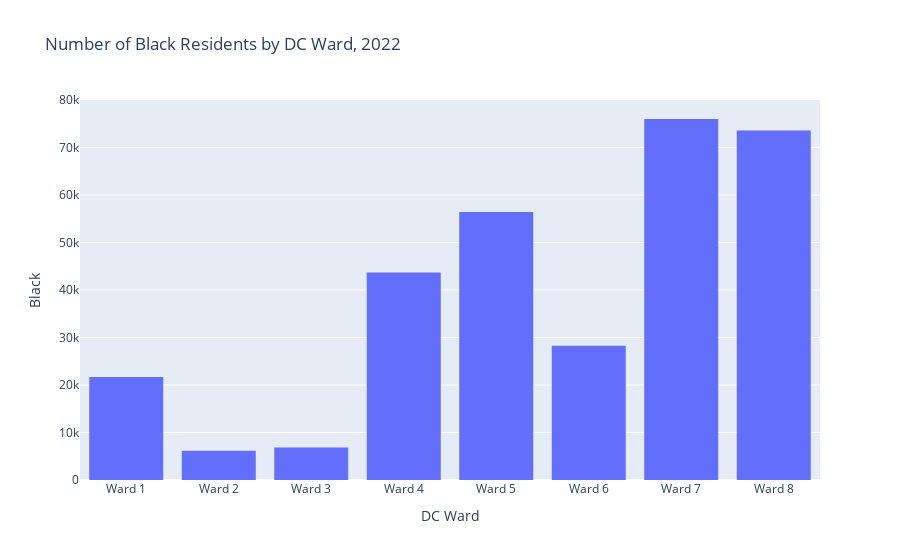

The notebook cell saved with this chart:
### Code cell
fig = px.bar(demog_trimmed_ward,
             x='WARD',
             y='Black',
             title='Number of Black Residents by DC Ward, 2022',
             labels={
                 'WARD':'DC Ward'
             }
            )
fig.update_traces(marker_line_width=0)
fig.show()

### Figure 1 — Plotly figure (JSON) as saved in the notebook; plotly's stock layout.template omitted (floating-point values rounded to 4 significant figures)
{"data": [{"alignmentgroup": "True", "hovertemplate": "DC Ward=%{x}<br>Black=%{y}<extra></extra>", "legendgroup": "", "marker": {"color": "#636efa", "line": {"width": 0}, "pattern": {"shape": ""}}, "name": "", "offsetgroup": "", "orientation": "v", "showlegend": false, "textposition": "auto", "type": "bar", "x": ["Ward 1", "Ward 2", "Ward 3", "Ward 4", "Ward 5", "Ward 6", "Ward 7", "Ward 8"], "xaxis": "x", "y": [21672, 6174, 6868, 43664, 56443, 28269, 76009, 73562], "yaxis": "y"}], "layout": {"autosize": true, "barmode": "relative", "legend": {"tracegroupgap": 0}, "title": {"text": "Number of Black Residents by DC Ward, 2022"}, "xaxis": {"anchor": "y", "autorange": true, "domain": [0, 1], "range": [-0.5, 7.5], "title": {"text": "DC Ward"}, "type": "category"}, "yaxis": {"anchor": "x", "autorange": true, "domain": [0, 1], "range": [0, 80010.0], "title": {"text": "Black"}, "type": "linear"}}}
